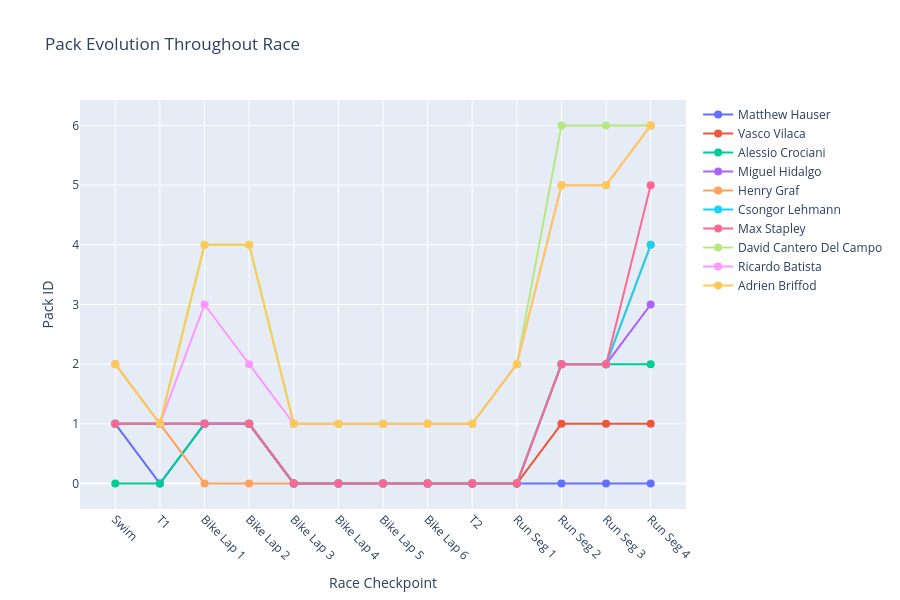
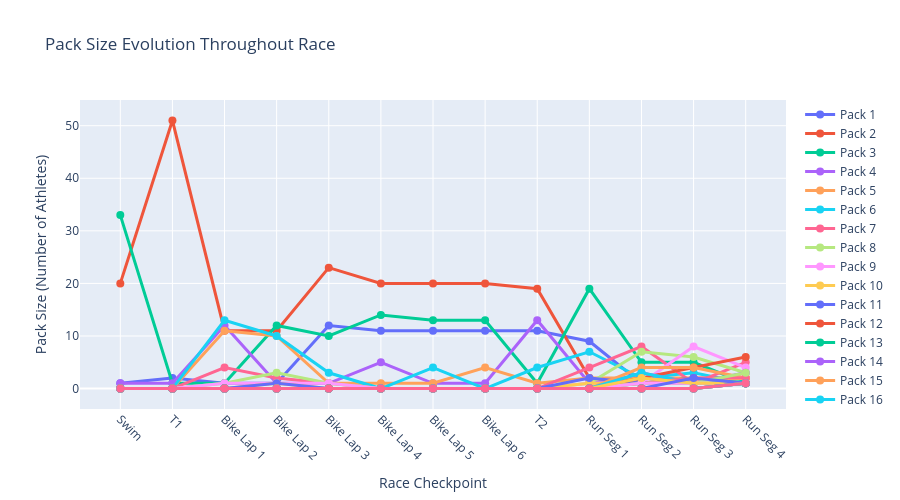
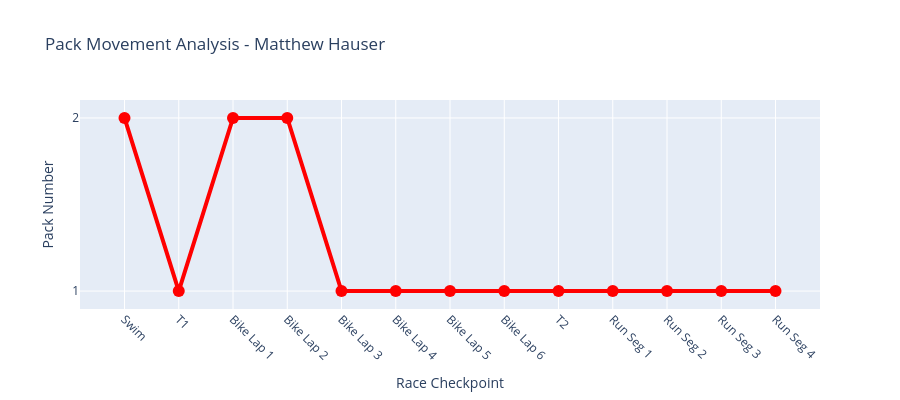
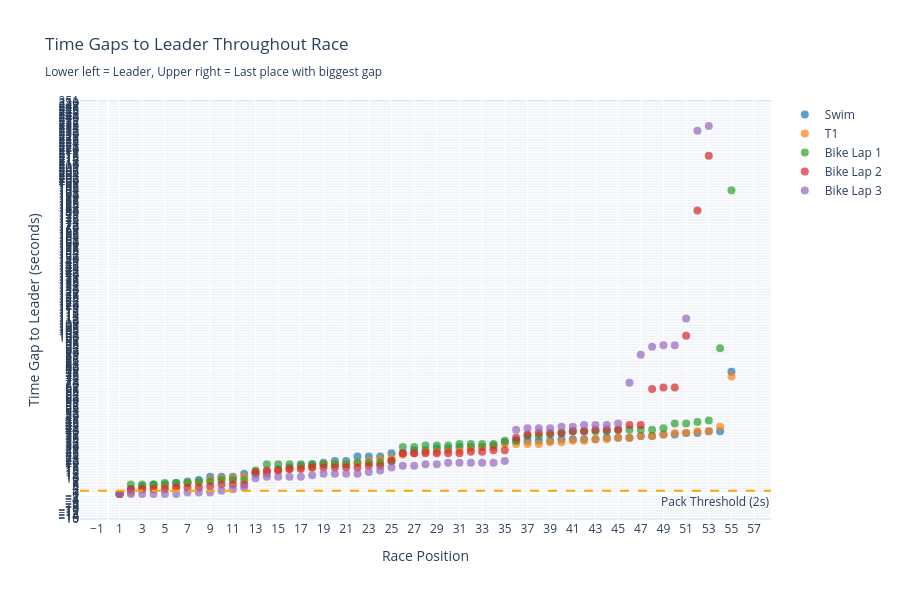

Here is the notebook cell these charts were saved with, in order:
### Code cell
# Create comprehensive pack evolution visualizations

print("Creating pack evolution visualizations...")

# 1. Pack Evolution Timeline (show top 10 athletes for clarity)
top_10_athletes = df.head(10)['Name'].tolist()
fig1 = plot_pack_evolution_timeline(pack_evolution_df, checkpoints_list, selected_athletes=top_10_athletes)
fig1.show()

# 2. Pack Size Evolution
fig2 = plot_pack_sizes_evolution(checkpoint_stats, checkpoints_list)
fig2.show()

# 3. Individual athlete tracking (example with race winner)
race_winner = df.iloc[0]['Name']
fig3 = plot_athlete_pack_movement(pack_evolution_df, checkpoints_list, race_winner)
if fig3:
    fig3.show()
    
# 4. Time gaps evolution
fig4 = plot_time_gaps_evolution(df_elapsed, checkpoints_list[:5], gap_threshold=2)  # Show first 5 checkpoints
fig4.show()

print("✓ All visualizations created!")
print(f"\nKey Insights Available:")
print("- Pack evolution timeline showing how athletes move between groups")
print("- Pack size changes throughout the race")
print("- Individual athlete pack movement tracking")
print("- Time gap analysis at each checkpoint")

### Figure 1 — Plotly figure (JSON) as saved in the notebook; plotly's stock layout.template omitted (floating-point values rounded to 4 significant figures)
{"data": [{"hovertemplate": "<b>Matthew Hauser</b><br>Checkpoint: %{x}<br>Pack: %{y}<extra></extra>", "line": {"color": "#636EFA", "width": 2}, "marker": {"size": 8}, "mode": "lines+markers", "name": "Matthew Hauser", "type": "scatter", "x": ["Swim", "T1", "Bike Lap 1", "Bike Lap 2", "Bike Lap 3", "Bike Lap 4", "Bike Lap 5", "Bike Lap 6", "T2", "Run Seg 1", "Run Seg 2", "Run Seg 3", "Run Seg 4"], "y": [1, 0, 1, 1, 0, 0, 0, 0, 0, 0, 0, 0, 0]}, {"hovertemplate": "<b>Vasco Vilaca</b><br>Checkpoint: %{x}<br>Pack: %{y}<extra></extra>", "line": {"color": "#EF553B", "width": 2}, "marker": {"size": 8}, "mode": "lines+markers", "name": "Vasco Vilaca", "type": "scatter", "x": ["Swim", "T1", "Bike Lap 1", "Bike Lap 2", "Bike Lap 3", "Bike Lap 4", "Bike Lap 5", "Bike Lap 6", "T2", "Run Seg 1", "Run Seg 2", "Run Seg 3", "Run Seg 4"], "y": [1, 1, 1, 1, 0, 0, 0, 0, 0, 0, 1, 1, 1]}, {"hovertemplate": "<b>Alessio Crociani</b><br>Checkpoint: %{x}<br>Pack: %{y}<extra></extra>", "line": {"color": "#00CC96", "width": 2}, "marker": {"size": 8}, "mode": "lines+markers", "name": "Alessio Crociani", "type": "scatter", "x": ["Swim", "T1", "Bike Lap 1", "Bike Lap 2", "Bike Lap 3", "Bike Lap 4", "Bike Lap 5", "Bike Lap 6", "T2", "Run Seg 1", "Run Seg 2", "Run Seg 3", "Run Seg 4"], "y": [0, 0, 1, 1, 0, 0, 0, 0, 0, 0, 2, 2, 2]}, {"hovertemplate": "<b>Miguel Hidalgo</b><br>Checkpoint: %{x}<br>Pack: %{y}<extra></extra>", "line": {"color": "#AB63FA", "width": 2}, "marker": {"size": 8}, "mode": "lines+markers", "name": "Miguel Hidalgo", "type": "scatter", "x": ["Swim", "T1", "Bike Lap 1", "Bike Lap 2", "Bike Lap 3", "Bike Lap 4", "Bike Lap 5", "Bike Lap 6", "T2", "Run Seg 1", "Run Seg 2", "Run Seg 3", "Run Seg 4"], "y": [1, 1, 1, 1, 0, 0, 0, 0, 0, 0, 2, 2, 3]}, {"hovertemplate": "<b>Henry Graf</b><br>Checkpoint: %{x}<br>Pack: %{y}<extra></extra>", "line": {"color": "#FFA15A", "width": 2}, "marker": {"size": 8}, "mode": "lines+markers", "name": "Henry Graf", "type": "scatter", "x": ["Swim", "T1", "Bike Lap 1", "Bike Lap 2", "Bike Lap 3", "Bike Lap 4", "Bike Lap 5", "Bike Lap 6", "T2", "Run Seg 1", "Run Seg 2", "Run Seg 3", "Run Seg 4"], "y": [1, 1, 0, 0, 0, 0, 0, 0, 0, 0, 2, 2, 4]}, {"hovertemplate": "<b>Csongor Lehmann</b><br>Checkpoint: %{x}<br>Pack: %{y}<extra></extra>", "line": {"color": "#19D3F3", "width": 2}, "marker": {"size": 8}, "mode": "lines+markers", "name": "Csongor Lehmann", "type": "scatter", "x": ["Swim", "T1", "Bike Lap 1", "Bike Lap 2", "Bike Lap 3", "Bike Lap 4", "Bike Lap 5", "Bike Lap 6", "T2", "Run Seg 1", "Run Seg 2", "Run Seg 3", "Run Seg 4"], "y": [1, 1, 1, 1, 0, 0, 0, 0, 0, 0, 2, 2, 4]}, {"hovertemplate": "<b>Max Stapley</b><br>Checkpoint: %{x}<br>Pack: %{y}<extra></extra>", "line": {"color": "#FF6692", "width": 2}, "marker": {"size": 8}, "mode": "lines+markers", "name": "Max Stapley", "type": "scatter", "x": ["Swim", "T1", "Bike Lap 1", "Bike Lap 2", "Bike Lap 3", "Bike Lap 4", "Bike Lap 5", "Bike Lap 6", "T2", "Run Seg 1", "Run Seg 2", "Run Seg 3", "Run Seg 4"], "y": [1, 1, 1, 1, 0, 0, 0, 0, 0, 0, 2, 2, 5]}, {"hovertemplate": "<b>David Cantero Del Campo</b><br>Checkpoint: %{x}<br>Pack: %{y}<extra></extra>", "line": {"color": "#B6E880", "width": 2}, "marker": {"size": 8}, "mode": "lines+markers", "name": "David Cantero Del Campo", "type": "scatter", "x": ["Swim", "T1", "Bike Lap 1", "Bike Lap 2", "Bike Lap 3", "Bike Lap 4", "Bike Lap 5", "Bike Lap 6", "T2", "Run Seg 1", "Run Seg 2", "Run Seg 3", "Run Seg 4"], "y": [2, 1, 4, 4, 1, 1, 1, 1, 1, 2, 6, 6, 6]}, {"hovertemplate": "<b>Ricardo Batista</b><br>Checkpoint: %{x}<br>Pack: %{y}<extra></extra>", "line": {"color": "#FF97FF", "width": 2}, "marker": {"size": 8}, "mode": "lines+markers", "name": "Ricardo Batista", "type": "scatter", "x": ["Swim", "T1", "Bike Lap 1", "Bike Lap 2", "Bike Lap 3", "Bike Lap 4", "Bike Lap 5", "Bike Lap 6", "T2", "Run Seg 1", "Run Seg 2", "Run Seg 3", "Run Seg 4"], "y": [2, 1, 3, 2, 1, 1, 1, 1, 1, 2, 5, 5, 6]}, {"hovertemplate": "<b>Adrien Briffod</b><br>Checkpoint: %{x}<br>Pack: %{y}<extra></extra>", "line": {"color": "#FECB52", "width": 2}, "marker": {"size": 8}, "mode": "lines+markers", "name": "Adrien Briffod", "type": "scatter", "x": ["Swim", "T1", "Bike Lap 1", "Bike Lap 2", "Bike Lap 3", "Bike Lap 4", "Bike Lap 5", "Bike Lap 6", "T2", "Run Seg 1", "Run Seg 2", "Run Seg 3", "Run Seg 4"], "y": [2, 1, 4, 4, 1, 1, 1, 1, 1, 2, 5, 5, 6]}], "layout": {"height": 600, "showlegend": true, "title": {"text": "Pack Evolution Throughout Race"}, "xaxis": {"tickangle": 45, "title": {"text": "Race Checkpoint"}}, "yaxis": {"title": {"text": "Pack ID"}}}}

### Figure 2 — Plotly figure (JSON) as saved in the notebook; plotly's stock layout.template omitted (floating-point values rounded to 4 significant figures)
{"data": [{"line": {"width": 3}, "marker": {"size": 8}, "mode": "lines+markers", "name": "Pack 1", "type": "scatter", "x": ["Swim", "T1", "Bike Lap 1", "Bike Lap 2", "Bike Lap 3", "Bike Lap 4", "Bike Lap 5", "Bike Lap 6", "T2", "Run Seg 1", "Run Seg 2", "Run Seg 3", "Run Seg 4"], "y": [1, 2, 1, 1, 12, 11, 11, 11, 11, 9, 1, 1, 1]}, {"line": {"width": 3}, "marker": {"size": 8}, "mode": "lines+markers", "name": "Pack 2", "type": "scatter", "x": ["Swim", "T1", "Bike Lap 1", "Bike Lap 2", "Bike Lap 3", "Bike Lap 4", "Bike Lap 5", "Bike Lap 6", "T2", "Run Seg 1", "Run Seg 2", "Run Seg 3", "Run Seg 4"], "y": [20, 51, 11, 11, 23, 20, 20, 20, 19, 2, 1, 1, 1]}, {"line": {"width": 3}, "marker": {"size": 8}, "mode": "lines+markers", "name": "Pack 3", "type": "scatter", "x": ["Swim", "T1", "Bike Lap 1", "Bike Lap 2", "Bike Lap 3", "Bike Lap 4", "Bike Lap 5", "Bike Lap 6", "T2", "Run Seg 1", "Run Seg 2", "Run Seg 3", "Run Seg 4"], "y": [33, 1, 1, 12, 10, 14, 13, 13, 1, 19, 5, 5, 1]}, {"line": {"width": 3}, "marker": {"size": 8}, "mode": "lines+markers", "name": "Pack 4", "type": "scatter", "x": ["Swim", "T1", "Bike Lap 1", "Bike Lap 2", "Bike Lap 3", "Bike Lap 4", "Bike Lap 5", "Bike Lap 6", "T2", "Run Seg 1", "Run Seg 2", "Run Seg 3", "Run Seg 4"], "y": [1, 1, 12, 1, 1, 5, 1, 1, 13, 1, 2, 1, 1]}, {"line": {"width": 3}, "marker": {"size": 8}, "mode": "lines+markers", "name": "Pack 5", "type": "scatter", "x": ["Swim", "T1", "Bike Lap 1", "Bike Lap 2", "Bike Lap 3", "Bike Lap 4", "Bike Lap 5", "Bike Lap 6", "T2", "Run Seg 1", "Run Seg 2", "Run Seg 3", "Run Seg 4"], "y": [0, 0, 11, 10, 1, 1, 1, 4, 1, 2, 2, 2, 2]}, {"line": {"width": 3}, "marker": {"size": 8}, "mode": "lines+markers", "name": "Pack 6", "type": "scatter", "x": ["Swim", "T1", "Bike Lap 1", "Bike Lap 2", "Bike Lap 3", "Bike Lap 4", "Bike Lap 5", "Bike Lap 6", "T2", "Run Seg 1", "Run Seg 2", "Run Seg 3", "Run Seg 4"], "y": [0, 0, 13, 10, 3, 0, 4, 0, 4, 7, 2, 3, 1]}, {"line": {"width": 3}, "marker": {"size": 8}, "mode": "lines+markers", "name": "Pack 7", "type": "scatter", "x": ["Swim", "T1", "Bike Lap 1", "Bike Lap 2", "Bike Lap 3", "Bike Lap 4", "Bike Lap 5", "Bike Lap 6", "T2", "Run Seg 1", "Run Seg 2", "Run Seg 3", "Run Seg 4"], "y": [0, 0, 4, 2, 1, 0, 0, 0, 0, 4, 8, 1, 5]}, {"line": {"width": 3}, "marker": {"size": 8}, "mode": "lines+markers", "name": "Pack 8", "type": "scatter", "x": ["Swim", "T1", "Bike Lap 1", "Bike Lap 2", "Bike Lap 3", "Bike Lap 4", "Bike Lap 5", "Bike Lap 6", "T2", "Run Seg 1", "Run Seg 2", "Run Seg 3", "Run Seg 4"], "y": [0, 0, 1, 3, 1, 0, 0, 0, 0, 1, 7, 6, 3]}, {"line": {"width": 3}, "marker": {"size": 8}, "mode": "lines+markers", "name": "Pack 9", "type": "scatter", "x": ["Swim", "T1", "Bike Lap 1", "Bike Lap 2", "Bike Lap 3", "Bike Lap 4", "Bike Lap 5", "Bike Lap 6", "T2", "Run Seg 1", "Run Seg 2", "Run Seg 3", "Run Seg 4"], "y": [0, 0, 1, 1, 1, 0, 0, 0, 0, 1, 1, 8, 4]}, {"line": {"width": 3}, "marker": {"size": 8}, "mode": "lines+markers", "name": "Pack 10", "type": "scatter", "x": ["Swim", "T1", "Bike Lap 1", "Bike Lap 2", "Bike Lap 3", "Bike Lap 4", "Bike Lap 5", "Bike Lap 6", "T2", "Run Seg 1", "Run Seg 2", "Run Seg 3", "Run Seg 4"], "y": [0, 0, 0, 1, 0, 0, 0, 0, 0, 1, 1, 1, 2]}, {"line": {"width": 3}, "marker": {"size": 8}, "mode": "lines+markers", "name": "Pack 11", "type": "scatter", "x": ["Swim", "T1", "Bike Lap 1", "Bike Lap 2", "Bike Lap 3", "Bike Lap 4", "Bike Lap 5", "Bike Lap 6", "T2", "Run Seg 1", "Run Seg 2", "Run Seg 3", "Run Seg 4"], "y": [0, 0, 0, 1, 0, 0, 0, 0, 0, 2, 1, 1, 1]}, {"line": {"width": 3}, "marker": {"size": 8}, "mode": "lines+markers", "name": "Pack 12", "type": "scatter", "x": ["Swim", "T1", "Bike Lap 1", "Bike Lap 2", "Bike Lap 3", "Bike Lap 4", "Bike Lap 5", "Bike Lap 6", "T2", "Run Seg 1", "Run Seg 2", "Run Seg 3", "Run Seg 4"], "y": [0, 0, 0, 0, 0, 0, 0, 0, 0, 0, 2, 4, 6]}, {"line": {"width": 3}, "marker": {"size": 8}, "mode": "lines+markers", "name": "Pack 13", "type": "scatter", "x": ["Swim", "T1", "Bike Lap 1", "Bike Lap 2", "Bike Lap 3", "Bike Lap 4", "Bike Lap 5", "Bike Lap 6", "T2", "Run Seg 1", "Run Seg 2", "Run Seg 3", "Run Seg 4"], "y": [0, 0, 0, 0, 0, 0, 0, 0, 0, 0, 1, 2, 1]}, {"line": {"width": 3}, "marker": {"size": 8}, "mode": "lines+markers", "name": "Pack 14", "type": "scatter", "x": ["Swim", "T1", "Bike Lap 1", "Bike Lap 2", "Bike Lap 3", "Bike Lap 4", "Bike Lap 5", "Bike Lap 6", "T2", "Run Seg 1", "Run Seg 2", "Run Seg 3", "Run Seg 4"], "y": [0, 0, 0, 0, 0, 0, 0, 0, 0, 0, 3, 1, 3]}, {"line": {"width": 3}, "marker": {"size": 8}, "mode": "lines+markers", "name": "Pack 15", "type": "scatter", "x": ["Swim", "T1", "Bike Lap 1", "Bike Lap 2", "Bike Lap 3", "Bike Lap 4", "Bike Lap 5", "Bike Lap 6", "T2", "Run Seg 1", "Run Seg 2", "Run Seg 3", "Run Seg 4"], "y": [0, 0, 0, 0, 0, 0, 0, 0, 0, 0, 4, 4, 2]}, {"line": {"width": 3}, "marker": {"size": 8}, "mode": "lines+markers", "name": "Pack 16", "type": "scatter", "x": ["Swim", "T1", "Bike Lap 1", "Bike Lap 2", "Bike Lap 3", "Bike Lap 4", "Bike Lap 5", "Bike Lap 6", "T2", "Run Seg 1", "Run Seg 2", "Run Seg 3", "Run Seg 4"], "y": [0, 0, 0, 0, 0, 0, 0, 0, 0, 0, 3, 1, 1]}, {"line": {"width": 3}, "marker": {"size": 8}, "mode": "lines+markers", "name": "Pack 17", "type": "scatter", "x": ["Swim", "T1", "Bike Lap 1", "Bike Lap 2", "Bike Lap 3", "Bike Lap 4", "Bike Lap 5", "Bike Lap 6", "T2", "Run Seg 1", "Run Seg 2", "Run Seg 3", "Run Seg 4"], "y": [0, 0, 0, 0, 0, 0, 0, 0, 0, 0, 1, 2, 2]}, {"line": {"width": 3}, "marker": {"size": 8}, "mode": "lines+markers", "name": "Pack 18", "type": "scatter", "x": ["Swim", "T1", "Bike Lap 1", "Bike Lap 2", "Bike Lap 3", "Bike Lap 4", "Bike Lap 5", "Bike Lap 6", "T2", "Run Seg 1", "Run Seg 2", "Run Seg 3", "Run Seg 4"], "y": [0, 0, 0, 0, 0, 0, 0, 0, 0, 0, 1, 1, 3]}, {"line": {"width": 3}, "marker": {"size": 8}, "mode": "lines+markers", "name": "Pack 19", "type": "scatter", "x": ["Swim", "T1", "Bike Lap 1", "Bike Lap 2", "Bike Lap 3", "Bike Lap 4", "Bike Lap 5", "Bike Lap 6", "T2", "Run Seg 1", "Run Seg 2", "Run Seg 3", "Run Seg 4"], "y": [0, 0, 0, 0, 0, 0, 0, 0, 0, 0, 1, 1, 1]}, {"line": {"width": 3}, "marker": {"size": 8}, "mode": "lines+markers", "name": "Pack 20", "type": "scatter", "x": ["Swim", "T1", "Bike Lap 1", "Bike Lap 2", "Bike Lap 3", "Bike Lap 4", "Bike Lap 5", "Bike Lap 6", "T2", "Run Seg 1", "Run Seg 2", "Run Seg 3", "Run Seg 4"], "y": [0, 0, 0, 0, 0, 0, 0, 0, 0, 0, 2, 1, 1]}, {"line": {"width": 3}, "marker": {"size": 8}, "mode": "lines+markers", "name": "Pack 21", "type": "scatter", "x": ["Swim", "T1", "Bike Lap 1", "Bike Lap 2", "Bike Lap 3", "Bike Lap 4", "Bike Lap 5", "Bike Lap 6", "T2", "Run Seg 1", "Run Seg 2", "Run Seg 3", "Run Seg 4"], "y": [0, 0, 0, 0, 0, 0, 0, 0, 0, 0, 0, 2, 1]}, {"line": {"width": 3}, "marker": {"size": 8}, "mode": "lines+markers", "name": "Pack 22", "type": "scatter", "x": ["Swim", "T1", "Bike Lap 1", "Bike Lap 2", "Bike Lap 3", "Bike Lap 4", "Bike Lap 5", "Bike Lap 6", "T2", "Run Seg 1", "Run Seg 2", "Run Seg 3", "Run Seg 4"], "y": [0, 0, 0, 0, 0, 0, 0, 0, 0, 0, 0, 0, 1]}, {"line": {"width": 3}, "marker": {"size": 8}, "mode": "lines+markers", "name": "Pack 23", "type": "scatter", "x": ["Swim", "T1", "Bike Lap 1", "Bike Lap 2", "Bike Lap 3", "Bike Lap 4", "Bike Lap 5", "Bike Lap 6", "T2", "Run Seg 1", "Run Seg 2", "Run Seg 3", "Run Seg 4"], "y": [0, 0, 0, 0, 0, 0, 0, 0, 0, 0, 0, 0, 1]}, {"line": {"width": 3}, "marker": {"size": 8}, "mode": "lines+markers", "name": "Pack 24", "type": "scatter", "x": ["Swim", "T1", "Bike Lap 1", "Bike Lap 2", "Bike Lap 3", "Bike Lap 4", "Bike Lap 5", "Bike Lap 6", "T2", "Run Seg 1", "Run Seg 2", "Run Seg 3", "Run Seg 4"], "y": [0, 0, 0, 0, 0, 0, 0, 0, 0, 0, 0, 0, 1]}, {"line": {"width": 3}, "marker": {"size": 8}, "mode": "lines+markers", "name": "Pack 25", "type": "scatter", "x": ["Swim", "T1", "Bike Lap 1", "Bike Lap 2", "Bike Lap 3", "Bike Lap 4", "Bike Lap 5", "Bike Lap 6", "T2", "Run Seg 1", "Run Seg 2", "Run Seg 3", "Run Seg 4"], "y": [0, 0, 0, 0, 0, 0, 0, 0, 0, 0, 0, 0, 1]}, {"line": {"width": 3}, "marker": {"size": 8}, "mode": "lines+markers", "name": "Pack 26", "type": "scatter", "x": ["Swim", "T1", "Bike Lap 1", "Bike Lap 2", "Bike Lap 3", "Bike Lap 4", "Bike Lap 5", "Bike Lap 6", "T2", "Run Seg 1", "Run Seg 2", "Run Seg 3", "Run Seg 4"], "y": [0, 0, 0, 0, 0, 0, 0, 0, 0, 0, 0, 0, 1]}, {"line": {"width": 3}, "marker": {"size": 8}, "mode": "lines+markers", "name": "Pack 27", "type": "scatter", "x": ["Swim", "T1", "Bike Lap 1", "Bike Lap 2", "Bike Lap 3", "Bike Lap 4", "Bike Lap 5", "Bike Lap 6", "T2", "Run Seg 1", "Run Seg 2", "Run Seg 3", "Run Seg 4"], "y": [0, 0, 0, 0, 0, 0, 0, 0, 0, 0, 0, 0, 1]}], "layout": {"height": 500, "title": {"text": "Pack Size Evolution Throughout Race"}, "xaxis": {"tickangle": 45, "title": {"text": "Race Checkpoint"}}, "yaxis": {"title": {"text": "Pack Size (Number of Athletes)"}}}}

### Figure 3 — Plotly figure (JSON) as saved in the notebook; plotly's stock layout.template omitted (floating-point values rounded to 4 significant figures)
{"data": [{"hovertemplate": "<b>Matthew Hauser</b><br>Checkpoint: %{x}<br>Pack: %{y}<extra></extra>", "line": {"color": "red", "width": 4}, "marker": {"color": "red", "size": 12}, "mode": "lines+markers", "name": "Matthew Hauser", "type": "scatter", "x": ["Swim", "T1", "Bike Lap 1", "Bike Lap 2", "Bike Lap 3", "Bike Lap 4", "Bike Lap 5", "Bike Lap 6", "T2", "Run Seg 1", "Run Seg 2", "Run Seg 3", "Run Seg 4"], "y": [2, 1, 2, 2, 1, 1, 1, 1, 1, 1, 1, 1, 1]}], "layout": {"height": 400, "title": {"text": "Pack Movement Analysis - Matthew Hauser"}, "xaxis": {"tickangle": 45, "title": {"text": "Race Checkpoint"}}, "yaxis": {"dtick": 1, "tick0": 1, "tickmode": "linear", "title": {"text": "Pack Number"}}}}

### Figure 4 — Plotly figure (JSON) as saved in the notebook; plotly's stock layout.template omitted (floating-point values rounded to 4 significant figures)
{"data": [{"hovertemplate": "%{text}<extra></extra>", "marker": {"color": "#1f77b4", "opacity": 0.7, "size": 8}, "mode": "markers", "name": "Swim", "text": ["<b>Alessio Crociani</b><br>Position: 1<br>Gap to Leader: 0.0s", "<b>Matthew Hauser</b><br>Position: 2<br>Gap to Leader: 3.0s", "<b>Miguel Hidalgo</b><br>Position: 3<br>Gap to Leader: 5.0s", "<b>Max Stapley</b><br>Position: 4<br>Gap to Leader: 6.0s", "<b>Chase McQueen</b><br>Position: 5<br>Gap to Leader: 6.0s", "<b>Vasco Vilaca</b><br>Position: 6<br>Gap to Leader: 7.0s", "<b>Tom Richard</b><br>Position: 7<br>Gap to Leader: 8.0s", "<b>Miguel Tiago Silva</b><br>Position: 8<br>Gap to Leader: 9.0s", "<b>Darr Smith</b><br>Position: 9<br>Gap to Leader: 11.0s", "<b>Csongor Lehmann</b><br>Position: 10<br>Gap to Leader: 11.0s", "<b>Márk Dévay</b><br>Position: 11<br>Gap to Leader: 11.0s", "<b>Henry Graf</b><br>Position: 12<br>Gap to Leader: 13.0s", "<b>Brayden Mercer</b><br>Position: 13<br>Gap to Leader: 13.0s", "<b>Dorian Coninx</b><br>Position: 14<br>Gap to Leader: 14.0s", "<b>Tyler Mislawchuk</b><br>Position: 15<br>Gap to Leader: 16.0s", "<b>Tayler Reid</b><br>Position: 16<br>Gap to Leader: 17.0s", "<b>Ben Dijkstra</b><br>Position: 17<br>Gap to Leader: 18.0s", "<b>Diego Moya</b><br>Position: 18<br>Gap to Leader: 19.0s", "<b>Kenji Nener</b><br>Position: 19<br>Gap to Leader: 20.0s", "<b>Alberto Gonzalez Garcia</b><br>Position: 20<br>Gap to Leader: 21.0s", "<b>Saxon Morgan</b><br>Position: 21<br>Gap to Leader: 21.0s", "<b>Connor Bentley</b><br>Position: 22<br>Gap to Leader: 24.0s", "<b>Ricardo Batista</b><br>Position: 23<br>Gap to Leader: 24.0s", "<b>Tjebbe Kaindl</b><br>Position: 24<br>Gap to Leader: 24.0s", "<b>Luke Willian</b><br>Position: 25<br>Gap to Leader: 26.0s", "<b>Charles Paquet</b><br>Position: 26<br>Gap to Leader: 26.0s", "<b>John Reed</b><br>Position: 27<br>Gap to Leader: 28.0s", "<b>Valentin Wernz</b><br>Position: 28<br>Gap to Leader: 28.0s", "<b>Gergely Kiss</b><br>Position: 29<br>Gap to Leader: 29.0s", "<b>David Castro Fajardo</b><br>Position: 30<br>Gap to Leader: 29.0s", "<b>Eric Diener</b><br>Position: 31<br>Gap to Leader: 30.0s", "<b>Adrien Briffod</b><br>Position: 32<br>Gap to Leader: 30.0s", "<b>Hugo Milner</b><br>Position: 33<br>Gap to Leader: 30.0s", "<b>Callum McClusky</b><br>Position: 34<br>Gap to Leader: 31.0s", "<b>James Corbett</b><br>Position: 35<br>Gap to Leader: 33.0s", "<b>Aoba Yasumatsu</b><br>Position: 36<br>Gap to Leader: 34.0s", "<b>Yanis Seguin</b><br>Position: 37<br>Gap to Leader: 34.0s", "<b>Simon Westermann</b><br>Position: 38<br>Gap to Leader: 34.0s", "<b>Filip Michalek</b><br>Position: 39<br>Gap to Leader: 34.0s", "<b>David Cantero Del Campo</b><br>Position: 40<br>Gap to Leader: 35.0s", "<b>Brandon Copeland</b><br>Position: 41<br>Gap to Leader: 35.0s", "<b>Ren Sato</b><br>Position: 42<br>Gap to Leader: 35.0s", "<b>Sebastian Wernersen</b><br>Position: 43<br>Gap to Leader: 35.0s", "<b>Manoel Messias</b><br>Position: 44<br>Gap to Leader: 36.0s", "<b>Lasse Lührs</b><br>Position: 45<br>Gap to Leader: 36.0s", "<b>Reese Vannerson</b><br>Position: 46<br>Gap to Leader: 36.0s", "<b>Euan De Nigro</b><br>Position: 47<br>Gap to Leader: 37.0s", "<b>Lasse Nygaard Priester</b><br>Position: 48<br>Gap to Leader: 37.0s", "<b>Harry Leleu</b><br>Position: 49<br>Gap to Leader: 38.0s", "<b>Takumi Hojo</b><br>Position: 50<br>Gap to Leader: 38.0s", "<b>Antonio Serrat Seoane</b><br>Position: 51<br>Gap to Leader: 39.0s", "<b>James Edgar</b><br>Position: 52<br>Gap to Leader: 39.0s", "<b>Roberto Sanchez Mantecon</b><br>Position: 53<br>Gap to Leader: 40.0s", "<b>Jawad Abdelmoula</b><br>Position: 54<br>Gap to Leader: 40.0s", "<b>Sullivan Middaugh</b><br>Position: 55<br>Gap to Leader: 78.0s"], "type": "scatter", "x": [1, 2, 3, 4, 5, 6, 7, 8, 9, 10, 11, 12, 13, 14, 15, 16, 17, 18, 19, 20, 21, 22, 23, 24, 25, 26, 27, 28, 29, 30, 31, 32, 33, 34, 35, 36, 37, 38, 39, 40, 41, 42, 43, 44, 45, 46, 47, 48, 49, 50, 51, 52, 53, 54, 55], "y": [0, 3, 5, 6, 6, 7, 8, 9, 11, 11, 11, 13, 13, 14, 16, 17, 18, 19, 20, 21, 21, 24, 24, 24, 26, 26, 28, 28, 29, 29, 30, 30, 30, 31, 33, 34, 34, 34, 34, 35, 35, 35, 35, 36, 36, 36, 37, 37, 38, 38, 39, 39, 40, 40, 78]}, {"hovertemplate": "%{text}<extra></extra>", "marker": {"color": "#ff7f0e", "opacity": 0.7, "size": 8}, "mode": "markers", "name": "T1", "text": ["<b>Alessio Crociani</b><br>Position: 1<br>Gap to Leader: 0.0s", "<b>Matthew Hauser</b><br>Position: 2<br>Gap to Leader: 1.0s", "<b>Chase McQueen</b><br>Position: 3<br>Gap to Leader: 4.0s", "<b>Vasco Vilaca</b><br>Position: 4<br>Gap to Leader: 5.0s", "<b>Max Stapley</b><br>Position: 5<br>Gap to Leader: 5.0s", "<b>Miguel Hidalgo</b><br>Position: 6<br>Gap to Leader: 5.0s", "<b>Csongor Lehmann</b><br>Position: 7<br>Gap to Leader: 7.0s", "<b>Tom Richard</b><br>Position: 8<br>Gap to Leader: 7.0s", "<b>Darr Smith</b><br>Position: 9<br>Gap to Leader: 9.0s", "<b>Márk Dévay</b><br>Position: 10<br>Gap to Leader: 10.0s", "<b>Miguel Tiago Silva</b><br>Position: 11<br>Gap to Leader: 10.0s", "<b>Henry Graf</b><br>Position: 12<br>Gap to Leader: 11.0s", "<b>Dorian Coninx</b><br>Position: 13<br>Gap to Leader: 13.0s", "<b>Brayden Mercer</b><br>Position: 14<br>Gap to Leader: 13.0s", "<b>Tyler Mislawchuk</b><br>Position: 15<br>Gap to Leader: 15.0s", "<b>Tayler Reid</b><br>Position: 16<br>Gap to Leader: 16.0s", "<b>Alberto Gonzalez Garcia</b><br>Position: 17<br>Gap to Leader: 17.0s", "<b>Kenji Nener</b><br>Position: 18<br>Gap to Leader: 17.0s", "<b>Ben Dijkstra</b><br>Position: 19<br>Gap to Leader: 19.0s", "<b>Diego Moya</b><br>Position: 20<br>Gap to Leader: 19.0s", "<b>Tjebbe Kaindl</b><br>Position: 21<br>Gap to Leader: 19.0s", "<b>Saxon Morgan</b><br>Position: 22<br>Gap to Leader: 20.0s", "<b>Ricardo Batista</b><br>Position: 23<br>Gap to Leader: 21.0s", "<b>Connor Bentley</b><br>Position: 24<br>Gap to Leader: 22.0s", "<b>Charles Paquet</b><br>Position: 25<br>Gap to Leader: 23.0s", "<b>Adrien Briffod</b><br>Position: 26<br>Gap to Leader: 25.0s", "<b>Luke Willian</b><br>Position: 27<br>Gap to Leader: 26.0s", "<b>Gergely Kiss</b><br>Position: 28<br>Gap to Leader: 27.0s", "<b>Valentin Wernz</b><br>Position: 29<br>Gap to Leader: 27.0s", "<b>Callum McClusky</b><br>Position: 30<br>Gap to Leader: 28.0s", "<b>John Reed</b><br>Position: 31<br>Gap to Leader: 28.0s", "<b>David Castro Fajardo</b><br>Position: 32<br>Gap to Leader: 29.0s", "<b>James Corbett</b><br>Position: 33<br>Gap to Leader: 30.0s", "<b>Eric Diener</b><br>Position: 34<br>Gap to Leader: 30.0s", "<b>David Cantero Del Campo</b><br>Position: 35<br>Gap to Leader: 32.0s", "<b>Hugo Milner</b><br>Position: 36<br>Gap to Leader: 32.0s", "<b>Simon Westermann</b><br>Position: 37<br>Gap to Leader: 32.0s", "<b>Yanis Seguin</b><br>Position: 38<br>Gap to Leader: 32.0s", "<b>Aoba Yasumatsu</b><br>Position: 39<br>Gap to Leader: 33.0s", "<b>Sebastian Wernersen</b><br>Position: 40<br>Gap to Leader: 33.0s", "<b>Ren Sato</b><br>Position: 41<br>Gap to Leader: 34.0s", "<b>Reese Vannerson</b><br>Position: 42<br>Gap to Leader: 34.0s", "<b>Lasse Nygaard Priester</b><br>Position: 43<br>Gap to Leader: 35.0s", "<b>Filip Michalek</b><br>Position: 44<br>Gap to Leader: 35.0s", "<b>Lasse Lührs</b><br>Position: 45<br>Gap to Leader: 36.0s", "<b>Manoel Messias</b><br>Position: 46<br>Gap to Leader: 36.0s", "<b>Roberto Sanchez Mantecon</b><br>Position: 47<br>Gap to Leader: 37.0s", "<b>Harry Leleu</b><br>Position: 48<br>Gap to Leader: 37.0s", "<b>Brandon Copeland</b><br>Position: 49<br>Gap to Leader: 38.0s", "<b>James Edgar</b><br>Position: 50<br>Gap to Leader: 39.0s", "<b>Takumi Hojo</b><br>Position: 51<br>Gap to Leader: 39.0s", "<b>Euan De Nigro</b><br>Position: 52<br>Gap to Leader: 40.0s", "<b>Antonio Serrat Seoane</b><br>Position: 53<br>Gap to Leader: 40.0s", "<b>Jawad Abdelmoula</b><br>Position: 54<br>Gap to Leader: 43.0s", "<b>Sullivan Middaugh</b><br>Position: 55<br>Gap to Leader: 75.0s"], "type": "scatter", "x": [1, 2, 3, 4, 5, 6, 7, 8, 9, 10, 11, 12, 13, 14, 15, 16, 17, 18, 19, 20, 21, 22, 23, 24, 25, 26, 27, 28, 29, 30, 31, 32, 33, 34, 35, 36, 37, 38, 39, 40, 41, 42, 43, 44, 45, 46, 47, 48, 49, 50, 51, 52, 53, 54, 55], "y": [0, 1, 4, 5, 5, 5, 7, 7, 9, 10, 10, 11, 13, 13, 15, 16, 17, 17, 19, 19, 19, 20, 21, 22, 23, 25, 26, 27, 27, 28, 28, 29, 30, 30, 32, 32, 32, 32, 33, 33, 34, 34, 35, 35, 36, 36, 37, 37, 38, 39, 39, 40, 40, 43, 75]}, {"hovertemplate": "%{text}<extra></extra>", "marker": {"color": "#2ca02c", "opacity": 0.7, "size": 8}, "mode": "markers", "name": "Bike Lap 1", "text": ["<b>Henry Graf</b><br>Position: 1<br>Gap to Leader: 0.0s", "<b>Miguel Hidalgo</b><br>Position: 2<br>Gap to Leader: 6.0s", "<b>Max Stapley</b><br>Position: 3<br>Gap to Leader: 6.0s", "<b>Tom Richard</b><br>Position: 4<br>Gap to Leader: 6.0s", "<b>Darr Smith</b><br>Position: 5<br>Gap to Leader: 7.0s", "<b>Chase McQueen</b><br>Position: 6<br>Gap to Leader: 7.0s", "<b>Csongor Lehmann</b><br>Position: 7<br>Gap to Leader: 7.0s", "<b>Vasco Vilaca</b><br>Position: 8<br>Gap to Leader: 8.0s", "<b>Márk Dévay</b><br>Position: 9<br>Gap to Leader: 8.0s", "<b>Alessio Crociani</b><br>Position: 10<br>Gap to Leader: 9.0s", "<b>Miguel Tiago Silva</b><br>Position: 11<br>Gap to Leader: 9.0s", "<b>Matthew Hauser</b><br>Position: 12<br>Gap to Leader: 9.0s", "<b>Tjebbe Kaindl</b><br>Position: 13<br>Gap to Leader: 15.0s", "<b>Connor Bentley</b><br>Position: 14<br>Gap to Leader: 19.0s", "<b>Tayler Reid</b><br>Position: 15<br>Gap to Leader: 19.0s", "<b>Charles Paquet</b><br>Position: 16<br>Gap to Leader: 19.0s", "<b>Ben Dijkstra</b><br>Position: 17<br>Gap to Leader: 19.0s", "<b>Brayden Mercer</b><br>Position: 18<br>Gap to Leader: 19.0s", "<b>Dorian Coninx</b><br>Position: 19<br>Gap to Leader: 19.0s", "<b>Kenji Nener</b><br>Position: 20<br>Gap to Leader: 19.0s", "<b>Saxon Morgan</b><br>Position: 21<br>Gap to Leader: 19.0s", "<b>Diego Moya</b><br>Position: 22<br>Gap to Leader: 20.0s", "<b>Tyler Mislawchuk</b><br>Position: 23<br>Gap to Leader: 20.0s", "<b>Ricardo Batista</b><br>Position: 24<br>Gap to Leader: 20.0s", "<b>Alberto Gonzalez Garcia</b><br>Position: 25<br>Gap to Leader: 21.0s", "<b>Sebastian Wernersen</b><br>Position: 26<br>Gap to Leader: 30.0s", "<b>Valentin Wernz</b><br>Position: 27<br>Gap to Leader: 30.0s", "<b>Adrien Briffod</b><br>Position: 28<br>Gap to Leader: 31.0s", "<b>Yanis Seguin</b><br>Position: 29<br>Gap to Leader: 31.0s", "<b>Luke Willian</b><br>Position: 30<br>Gap to Leader: 31.0s", "<b>John Reed</b><br>Position: 31<br>Gap to Leader: 32.0s", "<b>David Cantero Del Campo</b><br>Position: 32<br>Gap to Leader: 32.0s", "<b>Simon Westermann</b><br>Position: 33<br>Gap to Leader: 32.0s", "<b>Callum McClusky</b><br>Position: 34<br>Gap to Leader: 32.0s", "<b>Aoba Yasumatsu</b><br>Position: 35<br>Gap to Leader: 34.0s", "<b>Eric Diener</b><br>Position: 36<br>Gap to Leader: 34.0s", "<b>James Corbett</b><br>Position: 37<br>Gap to Leader: 37.0s", "<b>Euan De Nigro</b><br>Position: 38<br>Gap to Leader: 37.0s", "<b>Lasse Nygaard Priester</b><br>Position: 39<br>Gap to Leader: 38.0s", "<b>Roberto Sanchez Mantecon</b><br>Position: 40<br>Gap to Leader: 39.0s", "<b>Manoel Messias</b><br>Position: 41<br>Gap to Leader: 40.0s", "<b>Gergely Kiss</b><br>Position: 42<br>Gap to Leader: 40.0s", "<b>Ren Sato</b><br>Position: 43<br>Gap to Leader: 40.0s", "<b>Lasse Lührs</b><br>Position: 44<br>Gap to Leader: 40.0s", "<b>Reese Vannerson</b><br>Position: 45<br>Gap to Leader: 41.0s", "<b>Filip Michalek</b><br>Position: 46<br>Gap to Leader: 41.0s", "<b>Hugo Milner</b><br>Position: 47<br>Gap to Leader: 41.0s", "<b>Brandon Copeland</b><br>Position: 48<br>Gap to Leader: 41.0s", "<b>Jawad Abdelmoula</b><br>Position: 49<br>Gap to Leader: 42.0s", "<b>James Edgar</b><br>Position: 50<br>Gap to Leader: 45.0s", "<b>David Castro Fajardo</b><br>Position: 51<br>Gap to Leader: 45.0s", "<b>Harry Leleu</b><br>Position: 52<br>Gap to Leader: 46.0s", "<b>Takumi Hojo</b><br>Position: 53<br>Gap to Leader: 47.0s", "<b>Sullivan Middaugh</b><br>Position: 54<br>Gap to Leader: 93.0s", "<b>Antonio Serrat Seoane</b><br>Position: 55<br>Gap to Leader: 194.0s"], "type": "scatter", "x": [1, 2, 3, 4, 5, 6, 7, 8, 9, 10, 11, 12, 13, 14, 15, 16, 17, 18, 19, 20, 21, 22, 23, 24, 25, 26, 27, 28, 29, 30, 31, 32, 33, 34, 35, 36, 37, 38, 39, 40, 41, 42, 43, 44, 45, 46, 47, 48, 49, 50, 51, 52, 53, 54, 55], "y": [0.0, 6.0, 6.0, 6.0, 7.0, 7.0, 7.0, 8.0, 8.0, 9.0, 9.0, 9.0, 15.0, 19.0, 19.0, 19.0, 19.0, 19.0, 19.0, 19.0, 19.0, 20.0, 20.0, 20.0, 21.0, 30.0, 30.0, 31.0, 31.0, 31.0, 32.0, 32.0, 32.0, 32.0, 34.0, 34.0, 37.0, 37.0, 38.0, 39.0, 40.0, 40.0, 40.0, 40.0, 41.0, 41.0, 41.0, 41.0, 42.0, 45.0, 45.0, 46.0, 47.0, 93.0, 194.0]}, {"hovertemplate": "%{text}<extra></extra>", "marker": {"color": "#d62728", "opacity": 0.7, "size": 8}, "mode": "markers", "name": "Bike Lap 2", "text": ["<b>Henry Graf</b><br>Position: 1<br>Gap to Leader: 0.0s", "<b>Vasco Vilaca</b><br>Position: 2<br>Gap to Leader: 3.0s", "<b>Csongor Lehmann</b><br>Position: 3<br>Gap to Leader: 3.0s", "<b>Miguel Hidalgo</b><br>Position: 4<br>Gap to Leader: 3.0s", "<b>Darr Smith</b><br>Position: 5<br>Gap to Leader: 3.0s", "<b>Max Stapley</b><br>Position: 6<br>Gap to Leader: 4.0s", "<b>Márk Dévay</b><br>Position: 7<br>Gap to Leader: 4.0s", "<b>Alessio Crociani</b><br>Position: 8<br>Gap to Leader: 4.0s", "<b>Matthew Hauser</b><br>Position: 9<br>Gap to Leader: 5.0s", "<b>Tjebbe Kaindl</b><br>Position: 10<br>Gap to Leader: 6.0s", "<b>Chase McQueen</b><br>Position: 11<br>Gap to Leader: 6.0s", "<b>Miguel Tiago Silva</b><br>Position: 12<br>Gap to Leader: 6.0s", "<b>Ben Dijkstra</b><br>Position: 13<br>Gap to Leader: 14.0s", "<b>Charles Paquet</b><br>Position: 14<br>Gap to Leader: 15.0s", "<b>Kenji Nener</b><br>Position: 15<br>Gap to Leader: 15.0s", "<b>Dorian Coninx</b><br>Position: 16<br>Gap to Leader: 16.0s", "<b>Saxon Morgan</b><br>Position: 17<br>Gap to Leader: 16.0s", "<b>Tayler Reid</b><br>Position: 18<br>Gap to Leader: 17.0s", "<b>Ricardo Batista</b><br>Position: 19<br>Gap to Leader: 17.0s", "<b>Tyler Mislawchuk</b><br>Position: 20<br>Gap to Leader: 17.0s", "<b>Alberto Gonzalez Garcia</b><br>Position: 21<br>Gap to Leader: 17.0s", "<b>Connor Bentley</b><br>Position: 22<br>Gap to Leader: 17.0s", "<b>Diego Moya</b><br>Position: 23<br>Gap to Leader: 18.0s", "<b>Brayden Mercer</b><br>Position: 24<br>Gap to Leader: 18.0s", "<b>Sebastian Wernersen</b><br>Position: 25<br>Gap to Leader: 21.0s", "<b>Yanis Seguin</b><br>Position: 26<br>Gap to Leader: 26.0s", "<b>Adrien Briffod</b><br>Position: 27<br>Gap to Leader: 26.0s", "<b>Callum McClusky</b><br>Position: 28<br>Gap to Leader: 26.0s", "<b>Valentin Wernz</b><br>Position: 29<br>Gap to Leader: 26.0s", "<b>Luke Willian</b><br>Position: 30<br>Gap to Leader: 26.0s", "<b>John Reed</b><br>Position: 31<br>Gap to Leader: 26.0s", "<b>David Cantero Del Campo</b><br>Position: 32<br>Gap to Leader: 27.0s", "<b>Simon Westermann</b><br>Position: 33<br>Gap to Leader: 27.0s", "<b>Aoba Yasumatsu</b><br>Position: 34<br>Gap to Leader: 28.0s", "<b>Eric Diener</b><br>Position: 35<br>Gap to Leader: 28.0s", "<b>Lasse Nygaard Priester</b><br>Position: 36<br>Gap to Leader: 36.0s", "<b>Roberto Sanchez Mantecon</b><br>Position: 37<br>Gap to Leader: 38.0s", "<b>Brandon Copeland</b><br>Position: 38<br>Gap to Leader: 39.0s", "<b>Euan De Nigro</b><br>Position: 39<br>Gap to Leader: 39.0s", "<b>Lasse Lührs</b><br>Position: 40<br>Gap to Leader: 39.0s", "<b>Filip Michalek</b><br>Position: 41<br>Gap to Leader: 40.0s", "<b>Ren Sato</b><br>Position: 42<br>Gap to Leader: 40.0s", "<b>Manoel Messias</b><br>Position: 43<br>Gap to Leader: 41.0s", "<b>Jawad Abdelmoula</b><br>Position: 44<br>Gap to Leader: 41.0s", "<b>Hugo Milner</b><br>Position: 45<br>Gap to Leader: 41.0s", "<b>Gergely Kiss</b><br>Position: 46<br>Gap to Leader: 44.0s", "<b>James Corbett</b><br>Position: 47<br>Gap to Leader: 44.0s", "<b>Takumi Hojo</b><br>Position: 48<br>Gap to Leader: 67.0s", "<b>James Edgar</b><br>Position: 49<br>Gap to Leader: 68.0s", "<b>Harry Leleu</b><br>Position: 50<br>Gap to Leader: 68.0s", "<b>Sullivan Middaugh</b><br>Position: 51<br>Gap to Leader: 101.0s", "<b>David Castro Fajardo</b><br>Position: 52<br>Gap to Leader: 181.0s", "<b>Antonio Serrat Seoane</b><br>Position: 53<br>Gap to Leader: 216.0s"], "type": "scatter", "x": [1, 2, 3, 4, 5, 6, 7, 8, 9, 10, 11, 12, 13, 14, 15, 16, 17, 18, 19, 20, 21, 22, 23, 24, 25, 26, 27, 28, 29, 30, 31, 32, 33, 34, 35, 36, 37, 38, 39, 40, 41, 42, 43, 44, 45, 46, 47, 48, 49, 50, 51, 52, 53], "y": [0.0, 3.0, 3.0, 3.0, 3.0, 4.0, 4.0, 4.0, 5.0, 6.0, 6.0, 6.0, 14.0, 15.0, 15.0, 16.0, 16.0, 17.0, 17.0, 17.0, 17.0, 17.0, 18.0, 18.0, 21.0, 26.0, 26.0, 26.0, 26.0, 26.0, 26.0, 27.0, 27.0, 28.0, 28.0, 36.0, 38.0, 39.0, 39.0, 39.0, 40.0, 40.0, 41.0, 41.0, 41.0, 44.0, 44.0, 67.0, 68.0, 68.0, 101.0, 181.0, 216.0]}, {"hovertemplate": "%{text}<extra></extra>", "marker": {"color": "#9467bd", "opacity": 0.7, "size": 8}, "mode": "markers", "name": "Bike Lap 3", "text": ["<b>Miguel Hidalgo</b><br>Position: 1<br>Gap to Leader: 0.0s", "<b>Max Stapley</b><br>Position: 2<br>Gap to Leader: 0.0s", "<b>Csongor Lehmann</b><br>Position: 3<br>Gap to Leader: 0.0s", "<b>Henry Graf</b><br>Position: 4<br>Gap to Leader: 0.0s", "<b>Márk Dévay</b><br>Position: 5<br>Gap to Leader: 0.0s", "<b>Darr Smith</b><br>Position: 6<br>Gap to Leader: 0.0s", "<b>Matthew Hauser</b><br>Position: 7<br>Gap to Leader: 1.0s", "<b>Alessio Crociani</b><br>Position: 8<br>Gap to Leader: 1.0s", "<b>Vasco Vilaca</b><br>Position: 9<br>Gap to Leader: 1.0s", "<b>Chase McQueen</b><br>Position: 10<br>Gap to Leader: 2.0s", "<b>Tjebbe Kaindl</b><br>Position: 11<br>Gap to Leader: 3.0s", "<b>Miguel Tiago Silva</b><br>Position: 12<br>Gap to Leader: 4.0s", "<b>Charles Paquet</b><br>Position: 13<br>Gap to Leader: 10.0s", "<b>Tayler Reid</b><br>Position: 14<br>Gap to Leader: 11.0s", "<b>Ben Dijkstra</b><br>Position: 15<br>Gap to Leader: 11.0s", "<b>Dorian Coninx</b><br>Position: 16<br>Gap to Leader: 11.0s", "<b>Kenji Nener</b><br>Position: 17<br>Gap to Leader: 11.0s", "<b>Saxon Morgan</b><br>Position: 18<br>Gap to Leader: 12.0s", "<b>Ricardo Batista</b><br>Position: 19<br>Gap to Leader: 13.0s", "<b>Connor Bentley</b><br>Position: 20<br>Gap to Leader: 13.0s", "<b>Alberto Gonzalez Garcia</b><br>Position: 21<br>Gap to Leader: 13.0s", "<b>Tyler Mislawchuk</b><br>Position: 22<br>Gap to Leader: 13.0s", "<b>Diego Moya</b><br>Position: 23<br>Gap to Leader: 14.0s", "<b>Sebastian Wernersen</b><br>Position: 24<br>Gap to Leader: 15.0s", "<b>Brayden Mercer</b><br>Position: 25<br>Gap to Leader: 17.0s", "<b>Yanis Seguin</b><br>Position: 26<br>Gap to Leader: 18.0s", "<b>Simon Westermann</b><br>Position: 27<br>Gap to Leader: 18.0s", "<b>David Cantero Del Campo</b><br>Position: 28<br>Gap to Leader: 19.0s", "<b>Callum McClusky</b><br>Position: 29<br>Gap to Leader: 19.0s", "<b>Adrien Briffod</b><br>Position: 30<br>Gap to Leader: 20.0s", "<b>John Reed</b><br>Position: 31<br>Gap to Leader: 20.0s", "<b>Luke Willian</b><br>Position: 32<br>Gap to Leader: 20.0s", "<b>Valentin Wernz</b><br>Position: 33<br>Gap to Leader: 20.0s", "<b>Eric Diener</b><br>Position: 34<br>Gap to Leader: 20.0s", "<b>Aoba Yasumatsu</b><br>Position: 35<br>Gap to Leader: 21.0s", "<b>Euan De Nigro</b><br>Position: 36<br>Gap to Leader: 41.0s", "<b>Lasse Nygaard Priester</b><br>Position: 37<br>Gap to Leader: 42.0s", "<b>Roberto Sanchez Mantecon</b><br>Position: 38<br>Gap to Leader: 42.0s", "<b>Ren Sato</b><br>Position: 39<br>Gap to Leader: 42.0s", "<b>Lasse Lührs</b><br>Position: 40<br>Gap to Leader: 43.0s", "<b>Filip Michalek</b><br>Position: 41<br>Gap to Leader: 43.0s", "<b>Manoel Messias</b><br>Position: 42<br>Gap to Leader: 44.0s", "<b>Jawad Abdelmoula</b><br>Position: 43<br>Gap to Leader: 44.0s", "<b>Brandon Copeland</b><br>Position: 44<br>Gap to Leader: 44.0s", "<b>Hugo Milner</b><br>Position: 45<br>Gap to Leader: 45.0s", "<b>Gergely Kiss</b><br>Position: 46<br>Gap to Leader: 71.0s", "<b>James Corbett</b><br>Position: 47<br>Gap to Leader: 89.0s", "<b>Takumi Hojo</b><br>Position: 48<br>Gap to Leader: 94.0s", "<b>James Edgar</b><br>Position: 49<br>Gap to Leader: 95.0s", "<b>Harry Leleu</b><br>Position: 50<br>Gap to Leader: 95.0s", "<b>Sullivan Middaugh</b><br>Position: 51<br>Gap to Leader: 112.0s", "<b>David Castro Fajardo</b><br>Position: 52<br>Gap to Leader: 232.0s", "<b>Antonio Serrat Seoane</b><br>Position: 53<br>Gap to Leader: 235.0s"], "type": "scatter", "x": [1, 2, 3, 4, 5, 6, 7, 8, 9, 10, 11, 12, 13, 14, 15, 16, 17, 18, 19, 20, 21, 22, 23, 24, 25, 26, 27, 28, 29, 30, 31, 32, 33, 34, 35, 36, 37, 38, 39, 40, 41, 42, 43, 44, 45, 46, 47, 48, 49, 50, 51, 52, 53], "y": [0.0, 0.0, 0.0, 0.0, 0.0, 0.0, 1.0, 1.0, 1.0, 2.0, 3.0, 4.0, 10.0, 11.0, 11.0, 11.0, 11.0, 12.0, 13.0, 13.0, 13.0, 13.0, 14.0, 15.0, 17.0, 18.0, 18.0, 19.0, 19.0, 20.0, 20.0, 20.0, 20.0, 20.0, 21.0, 41.0, 42.0, 42.0, 42.0, 43.0, 43.0, 44.0, 44.0, 44.0, 45.0, 71.0, 89.0, 94.0, 95.0, 95.0, 112.0, 232.0, 235.0]}], "layout": {"annotations": [{"showarrow": false, "text": "Pack Threshold (2s)", "x": 1, "xanchor": "right", "xref": "x domain", "y": 2, "yanchor": "top", "yref": "y"}], "height": 600, "hovermode": "closest", "legend": {"orientation": "v", "x": 1.02, "xanchor": "left", "y": 1, "yanchor": "top"}, "shapes": [{"line": {"color": "orange", "dash": "dash"}, "type": "line", "x0": 0, "x1": 1, "xref": "x domain", "y0": 2, "y1": 2, "yref": "y"}], "title": {"text": "Time Gaps to Leader Throughout Race<br><sub>Lower left = Leader, Upper right = Last place with biggest gap</sub>"}, "xaxis": {"dtick": 2, "range": [0.5, null], "tick0": 1, "tickmode": "linear", "title": {"text": "Race Position"}}, "yaxis": {"range": [0, null], "tickmode": "linear", "title": {"text": "Time Gap to Leader (seconds)"}}}}
